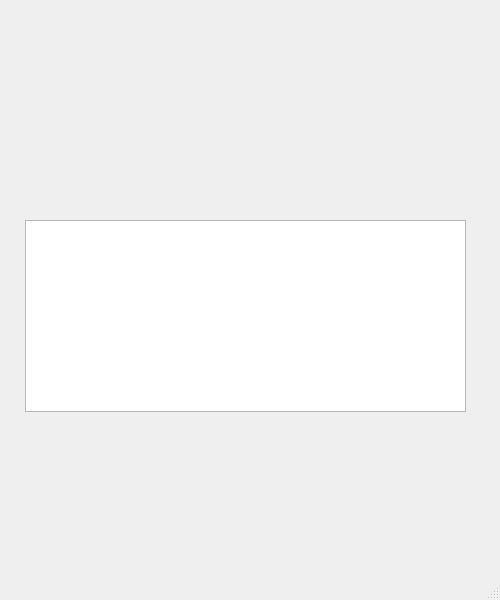
<?xml version="1.0" encoding="UTF-8"?>
<ui version="4.0">
 <class>MainWindow</class>
 <widget class="QMainWindow" name="MainWindow">
  <property name="geometry">
   <rect>
    <x>0</x>
    <y>0</y>
    <width>500</width>
    <height>600</height>
   </rect>
  </property>
  <property name="windowTitle">
   <string>MainWindow</string>
  </property>
  <widget class="QWidget" name="centralwidget">
   <widget class="QTableWidget" name="tableWidget">
    <property name="geometry">
     <rect>
      <x>25</x>
      <y>220</y>
      <width>441</width>
      <height>192</height>
     </rect>
    </property>
   </widget>
  </widget>
  <widget class="QMenuBar" name="menubar">
   <property name="geometry">
    <rect>
     <x>0</x>
     <y>0</y>
     <width>500</width>
     <height>21</height>
    </rect>
   </property>
  </widget>
  <widget class="QStatusBar" name="statusbar"/>
 </widget>
 <resources/>
 <connections/>
</ui>
